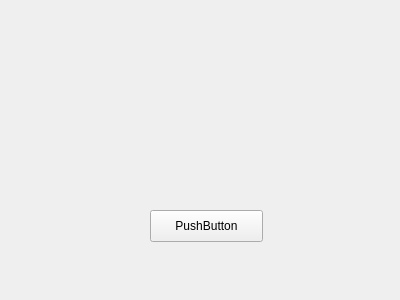
<?xml version="1.0" encoding="UTF-8"?>
<ui version="4.0">
 <class>CustomStyleWidget</class>
 <widget class="QWidget" name="CustomStyleWidget">
  <property name="geometry">
   <rect>
    <x>0</x>
    <y>0</y>
    <width>400</width>
    <height>300</height>
   </rect>
  </property>
  <property name="windowTitle">
   <string>Form</string>
  </property>
  <widget class="QPushButton" name="pushButton">
   <property name="geometry">
    <rect>
     <x>150</x>
     <y>210</y>
     <width>113</width>
     <height>32</height>
    </rect>
   </property>
   <property name="text">
    <string>PushButton</string>
   </property>
  </widget>
 </widget>
 <resources/>
 <connections/>
</ui>
